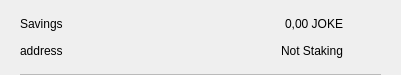
<?xml version="1.0" encoding="UTF-8"?>
<ui version="4.0">
 <class>CSRow</class>
 <widget class="QWidget" name="CSRow">
  <property name="geometry">
   <rect>
    <x>0</x>
    <y>0</y>
    <width>401</width>
    <height>75</height>
   </rect>
  </property>
  <property name="windowTitle">
   <string>Form</string>
  </property>
  <layout class="QVBoxLayout" name="verticalLayout">
   <property name="spacing">
    <number>0</number>
   </property>
   <property name="leftMargin">
    <number>20</number>
   </property>
   <property name="topMargin">
    <number>10</number>
   </property>
   <property name="rightMargin">
    <number>20</number>
   </property>
   <property name="bottomMargin">
    <number>0</number>
   </property>
   <item>
    <widget class="QWidget" name="info" native="true">
     <property name="minimumSize">
      <size>
       <width>0</width>
       <height>0</height>
      </size>
     </property>
     <layout class="QHBoxLayout" name="horizontalLayout_3">
      <property name="leftMargin">
       <number>0</number>
      </property>
      <property name="topMargin">
       <number>0</number>
      </property>
      <property name="rightMargin">
       <number>0</number>
      </property>
      <property name="bottomMargin">
       <number>10</number>
      </property>
      <item>
       <widget class="QWidget" name="container" native="true">
        <property name="minimumSize">
         <size>
          <width>0</width>
          <height>0</height>
         </size>
        </property>
        <layout class="QVBoxLayout" name="verticalLayout_2">
         <property name="spacing">
          <number>0</number>
         </property>
         <property name="leftMargin">
          <number>0</number>
         </property>
         <property name="topMargin">
          <number>0</number>
         </property>
         <property name="rightMargin">
          <number>0</number>
         </property>
         <property name="bottomMargin">
          <number>0</number>
         </property>
         <item>
          <layout class="QHBoxLayout" name="horizontalLayout">
           <item>
            <widget class="QLabel" name="labelName">
             <property name="toolTip">
              <string notr="true"/>
             </property>
             <property name="text">
              <string>Savings</string>
             </property>
            </widget>
           </item>
           <item>
            <spacer name="horizontalSpacer">
             <property name="orientation">
              <enum>Qt::Horizontal</enum>
             </property>
             <property name="sizeHint" stdset="0">
              <size>
               <width>40</width>
               <height>20</height>
              </size>
             </property>
            </spacer>
           </item>
           <item>
            <widget class="QLabel" name="labelAmount">
             <property name="text">
              <string>0,00 JOKE</string>
             </property>
            </widget>
           </item>
          </layout>
         </item>
         <item>
          <layout class="QHBoxLayout" name="horizontalLayout_2">
           <item>
            <widget class="QLabel" name="labelAddress">
             <property name="toolTip">
              <string notr="true"/>
             </property>
             <property name="text">
              <string>address</string>
             </property>
            </widget>
           </item>
           <item>
            <spacer name="horizontalSpacer_2">
             <property name="orientation">
              <enum>Qt::Horizontal</enum>
             </property>
             <property name="sizeHint" stdset="0">
              <size>
               <width>40</width>
               <height>20</height>
              </size>
             </property>
            </spacer>
           </item>
           <item>
            <widget class="QLabel" name="labelStaking">
             <property name="text">
              <string>Not Staking</string>
             </property>
            </widget>
           </item>
          </layout>
         </item>
        </layout>
       </widget>
      </item>
      <item alignment="Qt::AlignHCenter|Qt::AlignVCenter">
       <widget class="QPushButton" name="pushButtonMenu">
        <property name="minimumSize">
         <size>
          <width>24</width>
          <height>24</height>
         </size>
        </property>
        <property name="maximumSize">
         <size>
          <width>32</width>
          <height>32</height>
         </size>
        </property>
        <property name="focusPolicy">
         <enum>Qt::NoFocus</enum>
        </property>
        <property name="styleSheet">
         <string notr="true">border:none; background-color:transparent;</string>
        </property>
        <property name="text">
         <string/>
        </property>
        <property name="icon">
         <iconset>
          <normaloff>://ic-menu-hover</normaloff>://ic-menu-hover</iconset>
        </property>
        <property name="iconSize">
         <size>
          <width>24</width>
          <height>24</height>
         </size>
        </property>
       </widget>
      </item>
     </layout>
    </widget>
   </item>
   <item>
    <widget class="QLabel" name="lblDivisory">
     <property name="minimumSize">
      <size>
       <width>0</width>
       <height>1</height>
      </size>
     </property>
     <property name="maximumSize">
      <size>
       <width>16777215</width>
       <height>1</height>
      </size>
     </property>
     <property name="styleSheet">
      <string notr="true">background-color:#bababa;</string>
     </property>
     <property name="text">
      <string/>
     </property>
     <property name="alignment">
      <set>Qt::AlignBottom|Qt::AlignLeading|Qt::AlignLeft</set>
     </property>
    </widget>
   </item>
  </layout>
 </widget>
 <resources/>
 <connections/>
</ui>
